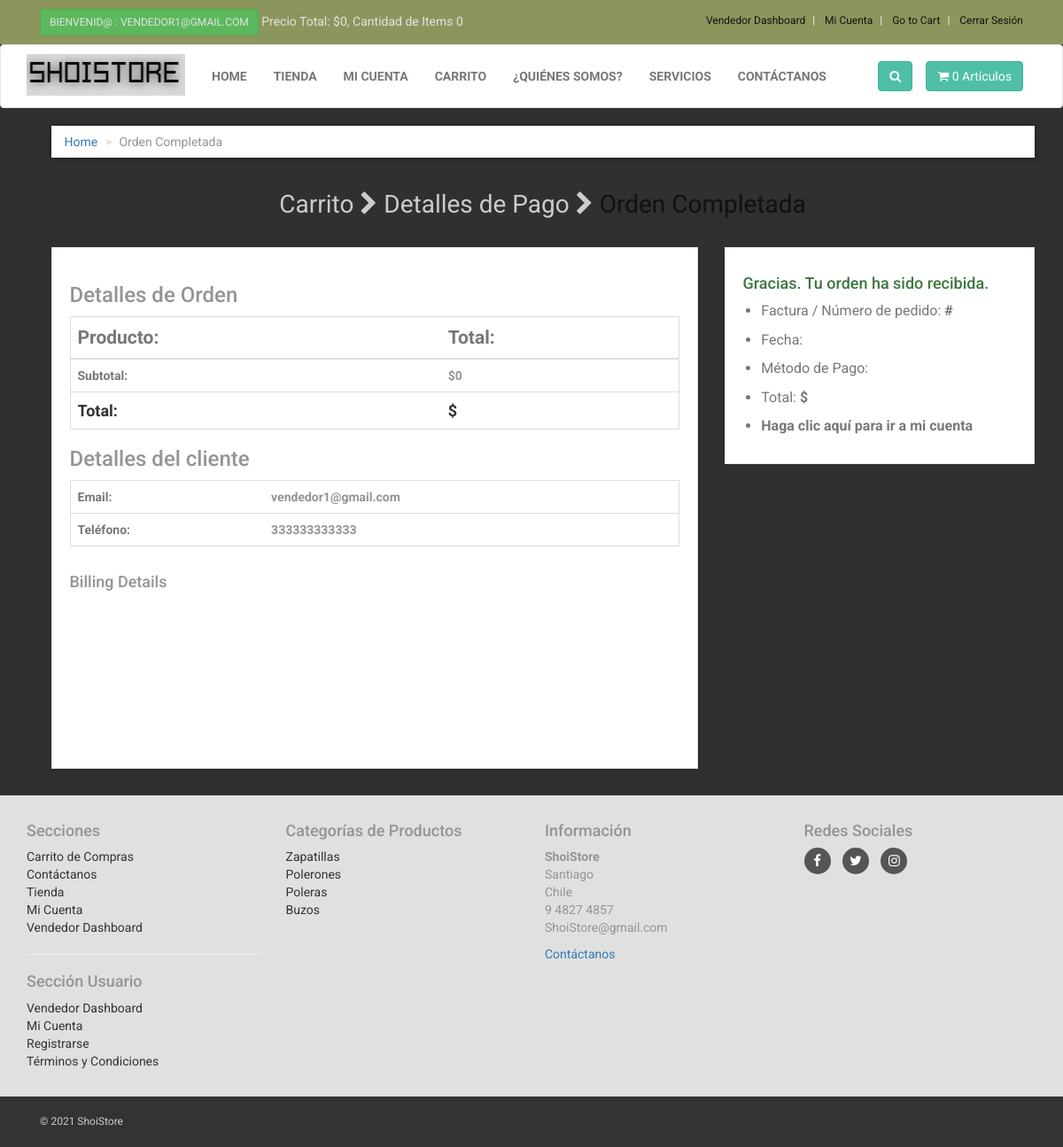
Screenshot of /order_received.php?order_id=1 (signed in) with the database file from the repository.
### tables this page shows
CREATE TABLE `customers` (
  `customer_id` int(10) NOT NULL,
  `customer_name` varchar(255) NOT NULL,
  `customer_email` varchar(255) NOT NULL,
  `customer_pass` varchar(255) NOT NULL,
  `customer_username` text NOT NULL,
  `customer_contact` varchar(255) NOT NULL,
  `customer_image` text NOT NULL,
  `customer_ip` varchar(255) NOT NULL,
  `customer_confirm_code` text NOT NULL,
  `customer_role` text NOT NULL
);

CREATE TABLE `product_categories` (
  `p_cat_id` int(10) NOT NULL,
  `p_cat_title` text NOT NULL,
  `p_cat_top` text NOT NULL,
  `p_cat_image` text NOT NULL
);

### order_received.php (the view, shortened to what this page needs)
<?php
include("includes/db.php");
include("functions/functions.php");
?>
<!DOCTYPE html>
<html>
<head>
<link href="styles/bootstrap.min.css" rel="stylesheet">
<link href="styles/style.css" rel="stylesheet">
<link href="font-awesome/css/font-awesome.min.css" rel="stylesheet">
</head>
<body>
<div id="top">
<div class="container">
<div class="col-md-6 offer">
<a href="#" class="btn btn-success btn-sm" >
<?php
if(!isset($_SESSION['customer_email'])){
echo "Bienvenid@ Invitad@";
}else{
echo "Bienvenid@ : " . $_SESSION['customer_email'] . "";
}
?>
</a>
<a href="#">
Precio Total: <?php total_price(); ?>, Cantidad de Items <?php items(); ?>
</a>
</div>
<div class="col-md-6">
<ul class="menu">
<?php if(!isset($_SESSION['customer_email'])){ ?>
<li>
<a href="customer_register.php"> Registrarse </a>
</li>
<?php
}else{
$customer_email = $_SESSION['customer_email'];
$select_customer = "select * from customers where customer_email='$customer_email'";
$run_customer = mysqli_query($con,$select_customer);
$row_customer = mysqli_fetch_array($run_customer);
$customer_role = $row_customer['customer_role'];
if($customer_role == "customer"){
?>
<li>
<a href="shop.php"> Tienda </a>
</li>
<?php }elseif($customer_role == "vendor"){ ?>
<li>
<a href="vendor_dashboard/index.php"> Vendedor Dashboard </a>
</li>
<?php } } ?>
<li>
<?php
if(!isset($_SESSION['customer_email'])){
echo "<a href='checkout.php' >Mi Cuenta</a>";
}
else{
echo "<a href='customer/my_account.php?my_orders'>Mi Cuenta</a>";
}
?>
</li>
<li>
<a href="cart.php">
Go to Cart
</a>
</li>
<li>
<?php
if(!isset($_SESSION['customer_email'])){
echo "<a href='checkout.php'> Acceder </a>";
}else {
echo "<a href='logout.php'> Cerrar Sesión </a>";
}
?>
</li>
</ul>
</div>
</div>
</div>
<div class="navbar navbar-default" id="navbar">
<div class="container" >
<div class="navbar-header">
<a class="navbar-brand home" href="index.php" >
<img src="images/ShoiStoree.png" alt="ShoiStore logo" class="hidden-xs" >
</a>
</div>
<div class="navbar-collapse collapse" id="navigation" >
<div class="padding-nav" >
<ul class="nav navbar-nav navbar-left">
<li>
<a href="index.php"> Home </a>
</li>
<li>
<a href="shop.php"> Tienda </a>
</li>
<li>
<?php
if(!isset($_SESSION['customer_email'])){
echo "<a href='checkout.php' >Mi Cuenta</a>";
}
else{
echo "<a href='customer/my_account.php?my_orders'>Mi Cuenta</a>";
}
?>
</li>
<li>
<a href="cart.php"> Carrito </a>
</li>
<li>
<a href="about.php"> ¿Quiénes Somos? </a>
</li>
<li>
<a href="services.php"> Servicios </a>
</li>
<li>
<a href="contact.php"> Contáctanos </a>
</li>
</ul>
</div>
<a class="btn btn-primary navbar-btn right" href="cart.php">
<i class="fa fa-shopping-cart"></i>
<span> <?php items(); ?> Artículos </span>
</a>
<div class="navbar-collapse collapse right">
<button class="btn navbar-btn btn-primary" type="button" data-toggle="collapse" data-target="#search">
<i class="fa fa-search"></i>
</button>
</div>
</div>
</div>
</div>
<div id="content">
<div class="container">
<div class="col-md-12">
<ul class="breadcrumb">
<li><a href="index.php">Home</a></li>
<li>Orden Completada</li>
</ul>
<nav class="checkout-breadcrumbs text-center">
<a href="cart.php">Carrito</a>
<i class="fa fa-chevron-right"></i>
<a href="checkout.php">Detalles de Pago</a>
<i class="fa fa-chevron-right"></i>
<a href="#" class="active">Orden Completada</a>
</nav>
</div>
<div class="col-md-8">
<?php
if(isset($_GET['order_id'])){
$customer_email = $_SESSION['customer_email'];
$get_customer = "select * from customers where customer_email='$customer_email'";
$run_customer = mysqli_query($con,$get_customer);
$row_customer = mysqli_fetch_array($run_customer);
$customer_id = $row_customer['customer_id'];
$customer_contact = $row_customer['customer_contact'];
$order_id = $_GET['order_id'];
$get_order = "select * from orders where order_id='$order_id' and customer_id='$customer_id'";
$run_order = mysqli_query($con,$get_order);
$fetch_order = mysqli_fetch_array($run_order);
$order_id = $fetch_order['order_id'];
$invoice_no = $fetch_order['invoice_no'];
$payment_method = $fetch_order['payment_method'];
$order_date = $fetch_order['order_date'];
$order_total = $fetch_order['order_total'];
$get_orders_addresses = "select * from orders_addresses where order_id='$order_id'";
$run_orders_addresses = mysqli_query($con,$get_orders_addresses);
$row_addresses = mysqli_fetch_array($run_orders_addresses);
$billing_first_name = $row_addresses["billing_first_name"];
$billing_last_name = $row_addresses["billing_last_name"];
$billing_address_1 = $row_addresses["billing_address_1"];
$billing_address_2 = $row_addresses["billing_address_2"];
$billing_city = $row_addresses["billing_city"];
$billing_postcode = $row_addresses["billing_postcode"];
$billing_state = $row_addresses["billing_state"];
}
?>
<div class="box">
<h3>Detalles de Orden</h3>
<table class="table border-table">
<thead>
<tr>
<th class="text-muted lead"><strong>Producto:</strong></th>
<th class="text-muted lead"><strong>Total:</strong></th>
</tr>
</thead>
<tbody>
<?php
$items_subtotal = 0;
?>
<tr>
<th class="text-muted">Subtotal:</th>
<th>$<?php echo $items_subtotal; ?></th>
</tr>
<tr class="h4 bold">
<td>Total:</td>
<td>$<?php echo $order_total; ?></td>
</tr>
</tbody>
</table>
<h3>Detalles del cliente</h3>
<table class="table border-table">
<tbody>
<tr>
<th class="text-muted">Email:</th>
<th><?php echo $customer_email; ?></th>
</tr>
<tr>
<th class="text-muted">Teléfono:</th>
<th><?php echo $customer_contact; ?></th>
</tr>
</tbody>
</table>
<div class="row">
<div class="col-sm-6">
<h4>Billing Details</h4>
<address class="text-muted" style="font-size:15px;">
<?php echo $billing_first_name . " " . $billing_last_name; ?><br>
<?php echo $billing_address_1; ?><br>
<?php echo $billing_address_2; ?><br>
<?php echo $billing_city; ?><br>
<?php echo $billing_state; ?><br>
<?php echo $billing_postcode; ?><br>
?><br>
</address>
</div>
</div>
</div>
</div>
<div class="col-md-4">
<div class="box">
<h4 class="text-success">Gracias. Tu orden ha sido recibida.</h4>
<ul class="order-received-list">
<li>Factura / Número de pedido: <strong>#<?php echo $invoice_no; ?></strong></li>
<li>Fecha: <strong><?php echo $order_date; ?></strong></li>
<li>Método de Pago: <strong><?php echo ucwords($payment_method); ?></strong></li>
<li>Total: <strong>$<?php echo $order_total; ?></strong></li>
<li><strong><a class="text-muted" href="customer/my_account.php?my_orders"> Haga clic aquí para ir a mi cuenta </a></strong></li>
</ul>
</div>
</div>
</div>
</div>
<?php include("includes/footer.php"); ?>
</body>
</html>

### includes/footer.php (shortened to what this page needs)
<?php
if(isset($include_page) and $include_page == "vendor_store"){
$store_back_url = "../";
}else{
$store_back_url = "";
}
?>
<div id="footer">
<div class="container">
<div class="row" >
<div class="col-md-3 col-sm-6" >
<h4>Secciones</h4>
<ul>
<li><a href="<?php echo $store_back_url; ?>cart.php">Carrito de Compras</a></li>
<li><a href="<?php echo $store_back_url; ?>contact.php">Contáctanos</a></li>
<li><a href="<?php echo $store_back_url; ?>shop.php">Tienda</a></li>
<li>
<?php
if(!isset($_SESSION['customer_email'])){
echo "<a href='$store_back_url" . "checkout.php' >Mi Cuenta</a>";
}
else{
echo "<a href='$store_back_url" . "customer/my_account.php?my_orders'>Mi Cuenta</a>";
}
?>
</li>
<?php
if(isset($_SESSION['customer_email'])){
$customer_email = $_SESSION['customer_email'];
$select_customer = "select * from customers where customer_email='$customer_email'";
$run_customer = mysqli_query($con,$select_customer);
$row_customer = mysqli_fetch_array($run_customer);
$customer_role = $row_customer['customer_role'];
if($customer_role == "vendor"){
?>
<li>
<a href="<?php echo $store_back_url; ?>vendor_dashboard/index.php"> Vendedor Dashboard </a>
</li>
<?php } } ?>
</ul>
<hr>
<h4>Sección Usuario</h4>
<ul>
<?php
if(isset($_SESSION['customer_email'])){
$customer_email = $_SESSION['customer_email'];
$select_customer = "select * from customers where customer_email='$customer_email'";
$run_customer = mysqli_query($con,$select_customer);
$row_customer = mysqli_fetch_array($run_customer);
$customer_role = $row_customer['customer_role'];
if($customer_role == "vendor"){
?>
<li>
<a href="<?php echo $store_back_url; ?>vendor_dashboard/index.php"> Vendedor Dashboard </a>
</li>
<?php } } ?>
<li>
<?php
if(!isset($_SESSION['customer_email'])){
echo "<a href='$store_back_url" . "checkout.php' >Acceder</a>";
}
else{
echo "<a href='$store_back_url" . "customer/my_account.php?my_orders'>Mi Cuenta</a>";
}
?>
</li>
<li><a href="<?php echo $store_back_url; ?>customer_register.php">Registrarse</a></li>
<li><a href="<?php echo $store_back_url; ?>terms.php">Términos y Condiciones </a></li>
</ul>
</div>
<div class="col-md-3 col-sm-6">
<h4> Categorías de Productos </h4>
<ul>
<?php
$get_p_cats = "select * from product_categories";
$run_p_cats = mysqli_query($con,$get_p_cats);
while($row_p_cats = mysqli_fetch_array($run_p_cats)){
$p_cat_id = $row_p_cats['p_cat_id'];
$p_cat_title = $row_p_cats['p_cat_title'];
echo "<li> <a href='$store_back_url" . "shop.php?p_cat=$p_cat_id'> $p_cat_title </a> </li>";
}
?>
</ul>
</div>
<div class="col-md-3 col-sm-6">
<h4>Información</h4>
<p>
<strong>ShoiStore</strong>
<br>Santiago
<br>Chile
<br>9 4827 4857
<br>ShoiStore@gmail.com
<br>
</p>
<a href="<?php echo $store_back_url; ?>contact.php">Contáctanos</a>
</div>
<div class="col-md-3 col-sm-6">
<h4> Redes Sociales </h4>
<p class="social">
<a href="#"><i class="fa fa-facebook"></i></a>
<a href="#"><i class="fa fa-twitter"></i></a>
<a href="#"><i class="fa fa-instagram"></i></a>
</p>
</div>
</div>
</div>
</div>
<div id="copyright">
<div class="container" >
<div class="col-md-6" >
<p class="pull-left"> &copy; 2021 ShoiStore </p>
</div>
</div>
</div>

### styles/style.css (style rules this page uses)
body { font-family: "Roboto", Helvetica, Arial, sans-serif; font-size: 14px; line-height: 1.42857143; color: #979392; background-color: #312f2f; overflow-x: hidden; }
#top { background: #8b965c; padding: 10px 0; }
#top .offer { color: #fff; }
#top .offer .btn { text-transform: uppercase; }
#top a { color: rgb(228, 228, 228); }
#top ul.menu { padding-top: 5px; margin: 0; text-align: right; font-size: 12px; list-style: none; }
#top ul.menu > li { display: inline-block; }
#top ul.menu > li a { color: #131212; }
#top ul.menu > li + li:before { content: "|\00a0"; padding: 0 5px; color: #f7f7f7; }
.navbar { background:white; }
.navbar-collapse .right { float:right; }
.navbar-brand { float:left; padding: 10px 15px; font-size:18px; line-height:20px; height:70px; }
.navbar ul.nav > li > a { text-transform:uppercase; font-weight:bold; font-size:14px; }
.padding-nav { padding-top:10px; }
.btn-primary { color:rgb(255, 255, 255); background-color:rgb(79, 191, 168); border-color:rgb(65, 179, 156); }
.box { background: #fff; margin: 0 0 30px; border: solid 1px #e6e6e6; box-sizing: border-box; padding:20px; box-shadow: 0 1px 5px rgba(0, 0, 0, 0.1); }
#content { padding-left:25px; }
.breadcrumb { padding: 8px 15px; margin-bottom:20px; background-color: #ffffff; border-radius: 0; box-shadow: 0 1px 5px rgba(0, 0, 0, 0.5); }
.breadcrumb > li + li:before { content: ">\00a0"; color:#cccccc; }
.checkout-breadcrumbs { font-size:2em; line-height:1.3; color: #ccc; padding:15px 0; margin-bottom:15px; }
.checkout-breadcrumbs a, .checkout-breadcrumbs a:hover { color: #ccc; text-decoration:none; }
.checkout-breadcrumbs a.active { color:#111; }
.bold { color:#333333; font-weight:bold; }
.order-received-list { color: #777; font-size:16px; padding:0px; }
.order-received-list li { margin-left: 1.3em; margin-bottom: .6em; }
.border-table { border: 1px solid #ddd; }
#footer { background: #e0e0e0; padding: 20px 0; }
#footer ul { padding-left: 0; list-style: none; }
#footer ul a { color:#333; padding: 20px 0; }
#footer .social { text-align: left; }
#footer .social a { margin: 0 10px 0 0; color: #fff; display: inline-block; width: 30px; height: 30px; border-radius: 15px; line-height: 30px; font-size: 15px; text-align: center; transition: all 0.2s ease-out; vertical-align: bottom; background-color:#555555; }
#copyright { background:#333; color:#ccc; padding:20px 0; font-size:12px; }
#copyright p { margin: 0; }

### rows the page displays
customers: customer_contact "333333333333"
product_categories: p_cat_title "Zapatillas"
product_categories: p_cat_title "Polerones"
product_categories: p_cat_title "Poleras"
product_categories: p_cat_title "Buzos"

### other values shown
$_SESSION['customer_email'] "VENDEDOR1@GMAIL.COM"
$total "0"
$count_items "0 0"
$items_subtotal "0"
$customer_email "vendedor1@gmail.com"
